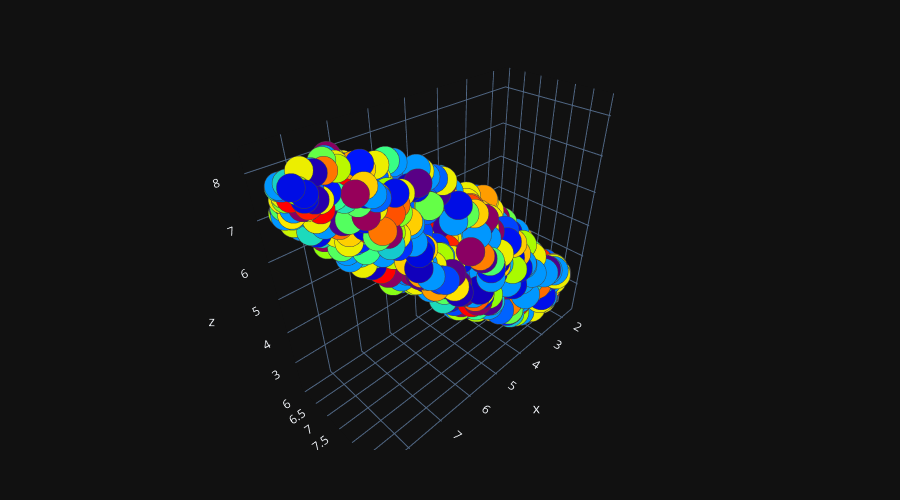

The code cell stored with this chart in its notebook:
### Code cell
plot_3d(reducer.embedding_[:, 0],reducer.embedding_[:, 1],reducer.embedding_[:, 2])

### Figure 1 — Plotly figure (JSON) as saved in the notebook; plotly's stock layout.template omitted (floating-point values rounded to 4 significant figures; data arrays with more than 128 entries replaced by an {"elided": "..."} marker saying what was removed)
{"data": [{"marker": {"color": {"elided": "943 int values"}, "colorscale": [[0, "rgb(150,0,90)"], [0.125, "rgb(0,0,200)"], [0.25, "rgb(0,25,255)"], [0.375, "rgb(0,152,255)"], [0.5, "rgb(44,255,150)"], [0.625, "rgb(151,255,0)"], [0.75, "rgb(255,234,0)"], [0.875, "rgb(255,111,0)"], [1, "rgb(255,0,0)"]], "line": {"width": 1}, "opacity": 1, "size": 10}, "mode": "markers", "type": "scatter3d", "x": {"elided": "943 float values"}, "y": {"elided": "943 float values"}, "z": {"elided": "943 float values"}}], "layout": {"height": 500, "margin": {"b": 50, "l": 50, "r": 50, "t": 50}, "width": 900}}
